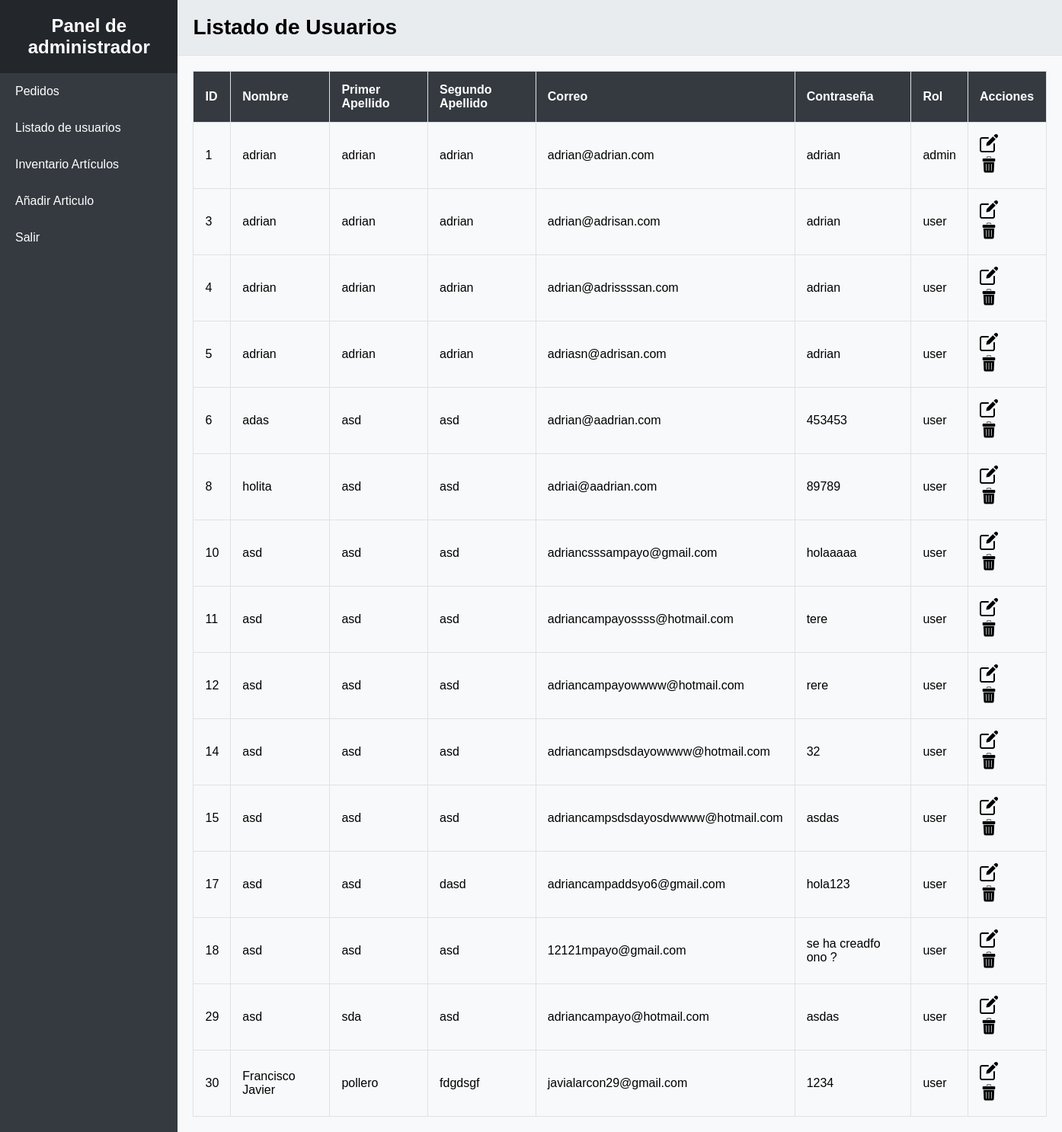
Before: /usuarios.php with the older database file.
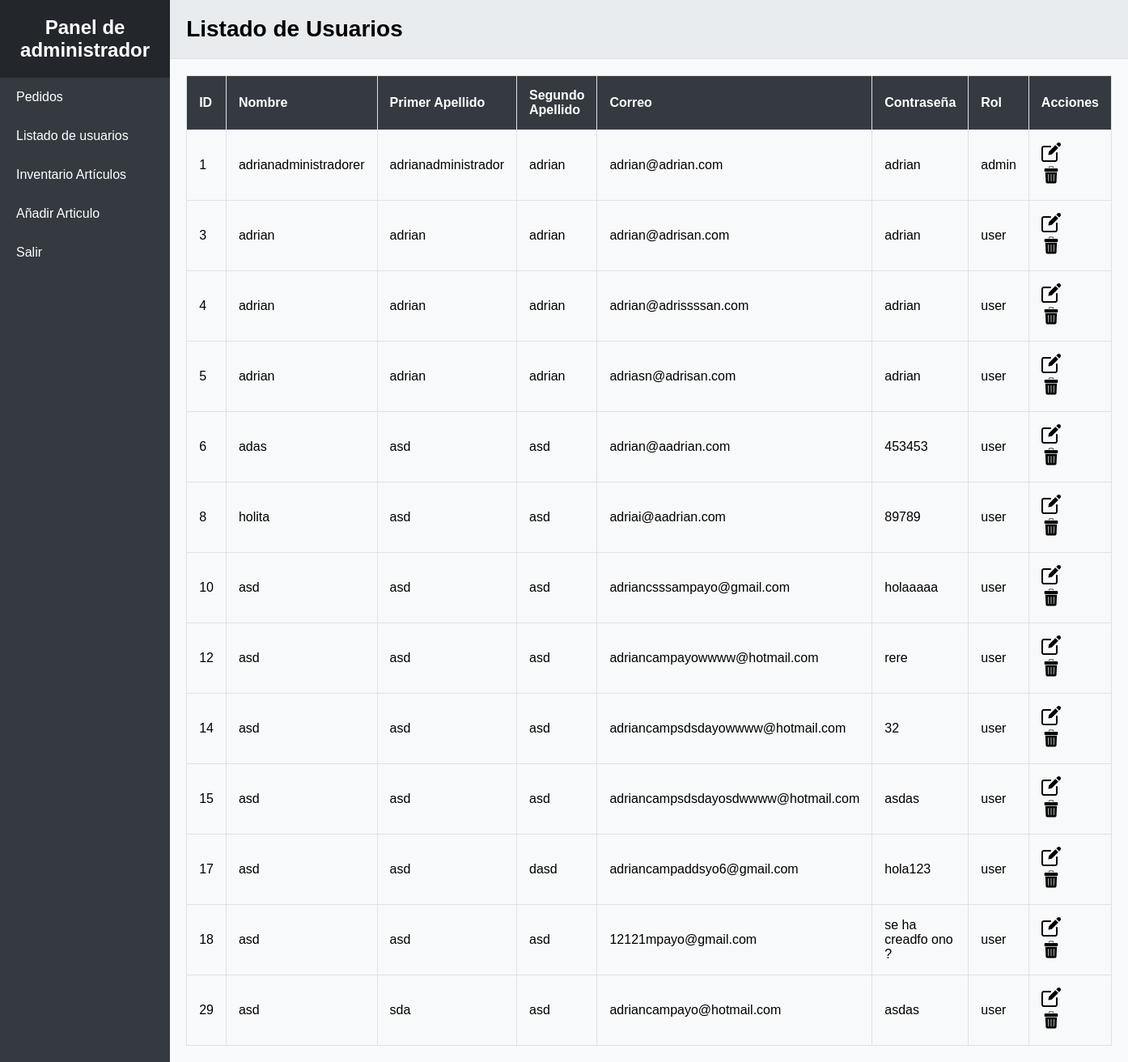
After: the same page with the newer database file.
### tables this page shows
CREATE TABLE `usuarios` (
  `id` int(11) NOT NULL,
  `nombre` varchar(50) NOT NULL,
  `primer_apellido` varchar(50) NOT NULL,
  `segundo_apellido` varchar(50) NOT NULL,
  `correo` varchar(100) NOT NULL,
  `contrasena` varchar(255) NOT NULL,
  `rol` varchar(50) NOT NULL DEFAULT 'user'
);

### usuarios.php (the view, shortened to what this page needs)
<?php
$servername = "localhost";
$username = "root";
$password = "";
$dbname = "proyect";
$conn = new mysqli($servername, $username, $password, $dbname);
$sql = "SELECT id, nombre, primer_apellido, segundo_apellido, correo, contrasena, rol FROM usuarios";
$result = $conn->query($sql);
?>
<!DOCTYPE html>
<html lang="es">
<head>
    <link rel="stylesheet" href="css/usuarios.css">
</head>
<body>
    <div class="container">
        <aside class="sidebar">
            <div class="sidebar-header">
                <h2>Panel de administrador</h2>
            </div>
            <nav class="menu">
                <ul>
                <li><a href="admin.php">Pedidos</a></li>
                    <li><a href="usuarios.php">Listado de usuarios</a></li>
                    <li><a href="inventario.php">Inventario Artículos</a></li>
                    <li><a href="añadirarticulo.php">Añadir Articulo</a></li>
                    <li><a href="index.php">Salir</a></li>
                </ul>
            </nav>
        </aside>
        <main class="main-content">
            <header class="header">
                <h1>Listado de Usuarios</h1>
            </header>
            <section class="content">
                <table>
                    <thead>
                        <tr>
                            <th>ID</th>
                            <th>Nombre</th>
                            <th>Primer Apellido</th>
                            <th>Segundo Apellido</th>
                            <th>Correo</th>
                            <th>Contraseña</th>
                            <th>Rol</th>
                            <th>Acciones</th>
                        </tr>
                    </thead>
                    <tbody>
<?php if ($result->num_rows > 0) : ?>
    <?php while($row = $result->fetch_assoc()) : ?>
        <tr>
            <td><?php echo $row['id']; ?></td>
            <td><?php echo $row['nombre']; ?></td>
            <td><?php echo $row['primer_apellido']; ?></td>
            <td><?php echo $row['segundo_apellido']; ?></td>
            <td><?php echo $row['correo']; ?></td>
            <td><?php echo $row['contrasena']; ?></td>
            <td><?php echo $row['rol']; ?></td>
            <td>
                <a href="javascript:void(0);" onclick="editUser('<?php echo $row['id']; ?>', '<?php echo $row['nombre']; ?>', '<?php echo $row['primer_apellido']; ?>', '<?php echo $row['segundo_apellido']; ?>', '<?php echo $row['correo']; ?>', '<?php echo $row['contrasena']; ?>', '<?php echo $row['rol']; ?>')">
                    <img src="img/editt.png" alt="Editar">
                </a>
                <a href="javascript:void(0);" onclick="confirmDelete('<?php echo $row['id']; ?>')">
                    <img src="img/eliminarr.png" alt="Eliminar">
                </a>
            </td>
        </tr>
    <?php endwhile; ?>
<?php else : ?>
    <tr>
        <td colspan="8">No se encontraron usuarios</td>
    </tr>
<?php endif; ?>
                    </tbody>
                </table>
            </section>
        </main>
    </div>
</body>
</html>

Changed rows visible on the page:
removed usuarios: id "11", nombre "asd", primer_apellido "asd", segundo_apellido "asd", correo "adriancampayossss@hotmail.com", contrasena "tere", rol "user"
removed usuarios: id "30", nombre "Francisco Javier", primer_apellido "pollero", segundo_apellido "fdgdsgf", correo "javialarcon29@gmail.com", contrasena "1234", rol "user"
changed usuarios "adrian@adrian.com": nombre "adrian" → "adrianadministradorer"; primer_apellido "adrian" → "adrianadministrador"
